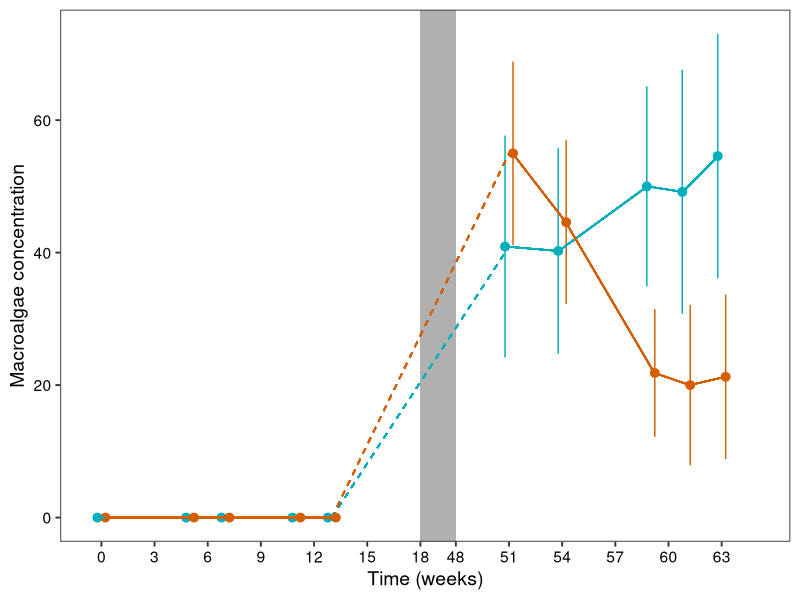
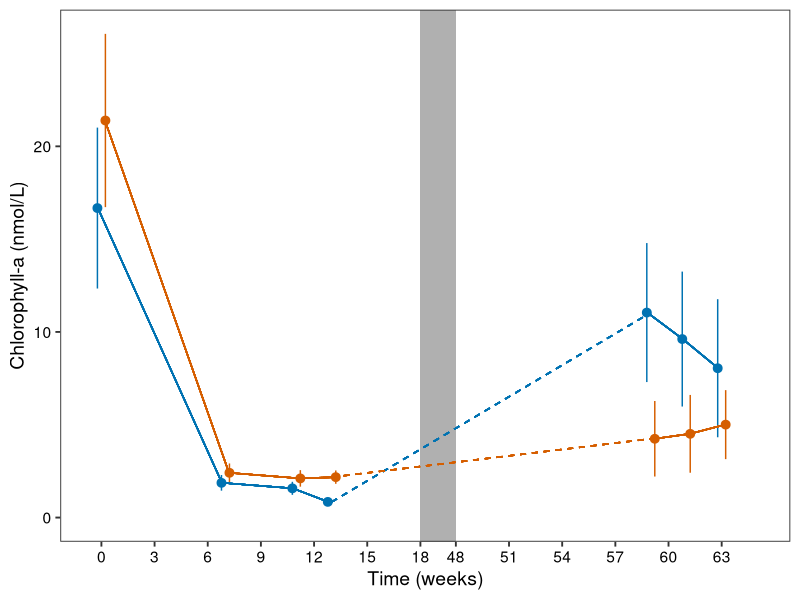

Reproduce these figures in R, in order.
## ---- chunk 1
library(dplyr)
library(ggplot2)
library(plotrix)   
library(lme4)      
library(car)       
## ---- chunk 2
df <- read.table("datamacroalgae.txt", sep = "\t", header = TRUE)

# Convert treatment to lowercase
df <- df %>%
  mutate(treatment = tolower(treatment))

# Summarize macroalgae data
mdata.plot <- df %>%
  group_by(year, timepoint, treatment) %>%
  summarise(
    macroalgae_av = mean(macroalgae, na.rm = TRUE),
    macroalgae_se = std.error(macroalgae),
    .groups = "drop"
  )

# Transformation function
transform_x <- function(x) {
  ifelse(x < 18, x, 
         ifelse(x >= 18 & x <= 48, 18 + (x - 18) / 15, 
                18 + (48 - 18) / 15 + (x - 48) * 1))
}
## ---- chunk 3
get_val <- function(tp, treat) {
  mdata.plot$macroalgae_av[mdata.plot$timepoint == tp & mdata.plot$treatment == treat]
}

# Control
ctrl_0  <- get_val(0,  "control")
ctrl_5  <- get_val(5,  "control")
ctrl_7  <- get_val(7,  "control")
ctrl_11 <- get_val(11, "control")
ctrl_13 <- get_val(13, "control")
ctrl_51 <- get_val(51, "control")
ctrl_54 <- get_val(54, "control")
ctrl_59 <- get_val(59, "control")
ctrl_61 <- get_val(61, "control")
ctrl_63 <- get_val(63, "control")

# Herbivory
herb_0  <- get_val(0,  "herbivory")
herb_5  <- get_val(5,  "herbivory")
herb_7  <- get_val(7,  "herbivory")
herb_11 <- get_val(11, "herbivory")
herb_13 <- get_val(13, "herbivory")
herb_51 <- get_val(51, "herbivory")
herb_54 <- get_val(54, "herbivory")
herb_59 <- get_val(59, "herbivory")
herb_61 <- get_val(61, "herbivory")
herb_63 <- get_val(63, "herbivory")
## ---- chunk 4
px2D <- ggplot(mdata.plot, aes(x = transform_x(timepoint), y = macroalgae_av, color = treatment)) +
  theme_bw(base_size = 14) +
  geom_pointrange(aes(ymin = macroalgae_av - macroalgae_se, ymax = macroalgae_av + macroalgae_se),
                  position = position_dodge(0.9)) +
  theme(axis.title.x = element_text(color = "black"),
        axis.text.x = element_text(color = "black"),
        axis.text.y = element_text(color = "black"),
        axis.title.y = element_text(color = "black"),
        panel.grid = element_blank(),
        legend.position = "none",
        plot.title = element_text(hjust = 0.5)) +
  scale_color_manual(name = "Legend", values = c("#00afbb", "#D55E00"),
                     labels = c("control", "herbivory"),
                     breaks = c("control", "herbivory")) +
  scale_x_continuous(
    breaks = transform_x(c(0, 3, 6, 9, 12, 15, 18, 48, 51, 54, 57, 60, 63)),
    labels = c("0", "3", "6", "9", "12", "15", "18", "48", "51", "54", "57", "60", "63")
  ) +
  expand_limits(x = c(0, transform_x(65)), y = 0) +
  annotate("rect", xmin = transform_x(18), xmax = transform_x(48),
           ymin = -Inf, ymax = Inf, fill = "#B0B0B0", color = NA) +
  
  # Segments - control
  geom_segment(aes(x = transform_x(0) - 0.2, xend = transform_x(5) - 0.2, y = ctrl_0, yend = ctrl_5), color = "#00afbb", inherit.aes = FALSE) +
  geom_segment(aes(x = transform_x(5) - 0.2, xend = transform_x(7) - 0.2, y = ctrl_5, yend = ctrl_7), color = "#00afbb", inherit.aes = FALSE) +
  geom_segment(aes(x = transform_x(7) - 0.2, xend = transform_x(11) - 0.2, y = ctrl_7, yend = ctrl_11), color = "#00afbb", inherit.aes = FALSE) +
  geom_segment(aes(x = transform_x(11) - 0.2, xend = transform_x(13) - 0.2, y = ctrl_11, yend = ctrl_13), color = "#00afbb", inherit.aes = FALSE) +
  
  # Segments - herbivory
  geom_segment(aes(x = transform_x(0) + 0.2, xend = transform_x(5) + 0.2, y = herb_0, yend = herb_5), color = "#D55E00", inherit.aes = FALSE) +
  geom_segment(aes(x = transform_x(5) + 0.2, xend = transform_x(7) + 0.2, y = herb_5, yend = herb_7), color = "#D55E00", inherit.aes = FALSE) +
  geom_segment(aes(x = transform_x(7) + 0.2, xend = transform_x(11) + 0.2, y = herb_7, yend = herb_11), color = "#D55E00", inherit.aes = FALSE) +
  geom_segment(aes(x = transform_x(11) + 0.2, xend = transform_x(13) + 0.2, y = herb_11, yend = herb_13), color = "#D55E00", inherit.aes = FALSE) +
  
  # Dashed segment to week 51
  geom_segment(aes(x = transform_x(13), xend = transform_x(51), y = ctrl_13, yend = ctrl_51),
               color = "#00afbb", linetype = "dashed", inherit.aes = FALSE) +
  geom_segment(aes(x = transform_x(13), xend = transform_x(51), y = herb_13, yend = herb_51),
               color = "#D55E00", linetype = "dashed", inherit.aes = FALSE) +
  
  # Later control
  geom_segment(aes(x = transform_x(51) - 0.2, xend = transform_x(54) - 0.2, y = ctrl_51, yend = ctrl_54), color = "#00afbb", inherit.aes = FALSE) +
  geom_segment(aes(x = transform_x(54) - 0.2, xend = transform_x(59) - 0.2, y = ctrl_54, yend = ctrl_59), color = "#00afbb", inherit.aes = FALSE) +
  geom_segment(aes(x = transform_x(59) - 0.2, xend = transform_x(61) - 0.2, y = ctrl_59, yend = ctrl_61), color = "#00afbb", inherit.aes = FALSE) +
  geom_segment(aes(x = transform_x(61) - 0.2, xend = transform_x(63) - 0.2, y = ctrl_61, yend = ctrl_63), color = "#00afbb", inherit.aes = FALSE) +
  
  # Later herbivory
  geom_segment(aes(x = transform_x(51) + 0.2, xend = transform_x(54) + 0.2, y = herb_51, yend = herb_54), color = "#D55E00", inherit.aes = FALSE) +
  geom_segment(aes(x = transform_x(54) + 0.2, xend = transform_x(59) + 0.2, y = herb_54, yend = herb_59), color = "#D55E00", inherit.aes = FALSE) +
  geom_segment(aes(x = transform_x(59) + 0.2, xend = transform_x(61) + 0.2, y = herb_59, yend = herb_61), color = "#D55E00", inherit.aes = FALSE) +
  geom_segment(aes(x = transform_x(61) + 0.2, xend = transform_x(63) + 0.2, y = herb_61, yend = herb_63), color = "#D55E00", inherit.aes = FALSE) +
  
  labs(x = "Time (weeks)", y = "Macroalgae concentration")

px2D
## ---- chunk 5
df1 <- df %>%
  filter(timepoint %in% c(59, 61, 63)) %>%
  mutate(
    macroalgae_prop = (macroalgae + 0.01) / 100.02,  
    macroalgae_logit = log(macroalgae_prop / (1 - macroalgae_prop))
  )

model <- lmer(macroalgae_logit~ treatment + (1|timepoint) + (1|pond), data = df1)
Anova(model,test="F")
## ---- chunk 6
df <- read.table("chla.txt", sep = "\t", header = TRUE)

mdata.plot <- df %>%
  group_by(year, timepoint, treatment) %>%
  summarise(
    chla_av = mean(Chlorophyll_a),
    chla_se = std.error(Chlorophyll_a),
    .groups = 'drop'
  ) %>%
  subset(timepoint %in% c(0, 7, 11, 13, 59, 61, 63))
## ---- chunk 7
transform_x <- function(x) {
  ifelse(x < 18, x,
         ifelse(x >= 18 & x <= 48, 18 + (x - 18) / 15,
                18 + (48 - 18) / 15 + (x - 48) * 1))
}
## ---- chunk 8
pxS1D <- ggplot(mdata.plot, aes(x = transform_x(timepoint), y = chla_av, color = treatment)) +
  theme_bw(base_size = 14) +
  geom_pointrange(aes(ymin = chla_av - chla_se, ymax = chla_av + chla_se), position = position_dodge(0.9)) +
  theme(axis.title.x = element_text(color = "black"),
        axis.text.x = element_text(color = "black"),
        axis.text.y = element_text(color = "black"),
        axis.title.y = element_text(color = "black"),
        panel.grid = element_blank(),
        legend.position = "none",
        plot.title = element_text(hjust = 0.5)) +
  scale_color_manual(name = "Legend", values = c("#0072B2", "#D55E00"),
                     labels = c("control", "herbivory"),
                     breaks = c("control", "herbivory")) +
  scale_x_continuous(
    breaks = transform_x(c(0, 3, 6, 9, 12, 15, 18, 48, 51, 54, 57, 60, 63)),
    labels = c("0", "3", "6", "9", "12", "15", "18", "48", "51", "54", "57", "60", "63")
  ) +
  expand_limits(x = c(0, transform_x(65)), y = 0) +
  geom_rect(aes(xmin = transform_x(18), xmax = transform_x(48), ymin = -Inf, ymax = Inf),
            fill = "#B0B0B0", color = "transparent", inherit.aes = FALSE) +
  
  geom_segment(data = mdata.plot,
               aes(x = transform_x(0) - 0.2, xend = transform_x(7) - 0.2,
                   y = chla_av[treatment == "control" & timepoint == 0],
                   yend = chla_av[treatment == "control" & timepoint == 7]),
               color = "#0072B2") +
  geom_segment(data = mdata.plot,
               aes(x = transform_x(7) - 0.2, xend = transform_x(11) - 0.2,
                   y = chla_av[treatment == "control" & timepoint == 7],
                   yend = chla_av[treatment == "control" & timepoint == 11]),
               color = "#0072B2") +
  geom_segment(data = mdata.plot,
               aes(x = transform_x(11) - 0.2, xend = transform_x(13) - 0.2,
                   y = chla_av[treatment == "control" & timepoint == 11],
                   yend = chla_av[treatment == "control" & timepoint == 13]),
               color = "#0072B2") +
  geom_segment(data = mdata.plot,
               aes(x = transform_x(0) + 0.2, xend = transform_x(7) + 0.2,
                   y = chla_av[treatment == "herbivory" & timepoint == 0],
                   yend = chla_av[treatment == "herbivory" & timepoint == 7]),
               color = "#D55E00") +
  geom_segment(data = mdata.plot,
               aes(x = transform_x(7) + 0.2, xend = transform_x(11) + 0.2,
                   y = chla_av[treatment == "herbivory" & timepoint == 7],
                   yend = chla_av[treatment == "herbivory" & timepoint == 11]),
               color = "#D55E00") +
  geom_segment(data = mdata.plot,
               aes(x = transform_x(11) + 0.2, xend = transform_x(13) + 0.2,
                   y = chla_av[treatment == "herbivory" & timepoint == 11],
                   yend = chla_av[treatment == "herbivory" & timepoint == 13]),
               color = "#D55E00") +
  
  geom_segment(aes(x = transform_x(13), xend = transform_x(59),
                   y = chla_av[mdata.plot$treatment == "control" & mdata.plot$timepoint == 13],
                   yend = chla_av[mdata.plot$treatment == "control" & mdata.plot$timepoint == 59]),
               color = "#0072B2", linetype = "dashed") +
  
  geom_segment(aes(x = transform_x(13), xend = transform_x(59),
                   y = chla_av[mdata.plot$treatment == "herbivory" & mdata.plot$timepoint == 13],
                   yend = chla_av[mdata.plot$treatment == "herbivory" & mdata.plot$timepoint == 59]),
               color = "#D55E00", linetype = "dashed") +
  
  geom_segment(data = mdata.plot,
               aes(x = transform_x(59) - 0.2, xend = transform_x(61) - 0.2,
                   y = chla_av[treatment == "control" & timepoint == 59],
                   yend = chla_av[treatment == "control" & timepoint == 61]),
               color = "#0072B2") +
  geom_segment(data = mdata.plot,
               aes(x = transform_x(61) - 0.2, xend = transform_x(63) - 0.2,
                   y = chla_av[treatment == "control" & timepoint == 61],
                   yend = chla_av[treatment == "control" & timepoint == 63]),
               color = "#0072B2") +
  
  geom_segment(data = mdata.plot,
               aes(x = transform_x(59) + 0.2, xend = transform_x(61) + 0.2,
                   y = chla_av[treatment == "herbivory" & timepoint == 59],
                   yend = chla_av[treatment == "herbivory" & timepoint == 61]),
               color = "#D55E00") +
  geom_segment(data = mdata.plot,
               aes(x = transform_x(61) + 0.2, xend = transform_x(63) + 0.2,
                   y = chla_av[treatment == "herbivory" & timepoint == 61],
                   yend = chla_av[treatment == "herbivory" & timepoint == 63]),
               color = "#D55E00") +
  
  labs(x = "Time (weeks)",
       y = "Chlorophyll-a (nmol/L)")

pxS1D
## ---- chunk 9
df1 <- df %>%
  filter(timepoint %in% c(7, 11, 13))

model <- lmer(Chlorophyll_a ~ treatment + (timepoint|pond), data = df1)
Anova(model,test="F")
## ---- chunk 10

df2 <- df %>%
  filter(timepoint %in% c(59, 61, 63))

model <- lmer(Chlorophyll_a ~ treatment + (timepoint|pond), data = df2)
Anova(model,test="F")

